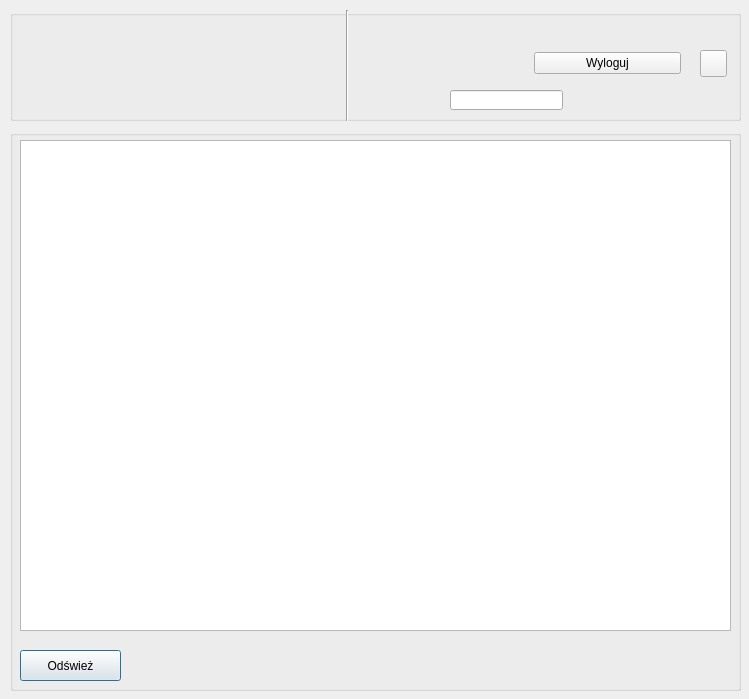
<?xml version="1.0" encoding="UTF-8"?>
<ui version="4.0">
 <class>Reservation</class>
 <widget class="QDialog" name="Reservation">
  <property name="geometry">
   <rect>
    <x>0</x>
    <y>0</y>
    <width>749</width>
    <height>699</height>
   </rect>
  </property>
  <property name="windowTitle">
   <string>Dialog</string>
  </property>
  <widget class="QGroupBox" name="groupBoxlogin">
   <property name="geometry">
    <rect>
     <x>10</x>
     <y>130</y>
     <width>731</width>
     <height>561</height>
    </rect>
   </property>
   <property name="title">
    <string/>
   </property>
   <widget class="QPushButton" name="pushButton_refresh">
    <property name="geometry">
     <rect>
      <x>10</x>
      <y>520</y>
      <width>101</width>
      <height>31</height>
     </rect>
    </property>
    <property name="text">
     <string>Odśwież</string>
    </property>
   </widget>
   <widget class="QTableView" name="tableView_reservation">
    <property name="geometry">
     <rect>
      <x>10</x>
      <y>10</y>
      <width>711</width>
      <height>491</height>
     </rect>
    </property>
   </widget>
  </widget>
  <widget class="QGroupBox" name="groupBox_menu">
   <property name="geometry">
    <rect>
     <x>10</x>
     <y>10</y>
     <width>731</width>
     <height>111</height>
    </rect>
   </property>
   <property name="title">
    <string/>
   </property>
   <widget class="QLabel" name="label_logo">
    <property name="geometry">
     <rect>
      <x>10</x>
      <y>10</y>
      <width>321</width>
      <height>91</height>
     </rect>
    </property>
    <property name="text">
     <string/>
    </property>
   </widget>
   <widget class="Line" name="line">
    <property name="geometry">
     <rect>
      <x>322</x>
      <y>0</y>
      <width>31</width>
      <height>121</height>
     </rect>
    </property>
    <property name="orientation">
     <enum>Qt::Vertical</enum>
    </property>
   </widget>
   <widget class="QPushButton" name="pushButton_back">
    <property name="geometry">
     <rect>
      <x>690</x>
      <y>40</y>
      <width>27</width>
      <height>27</height>
     </rect>
    </property>
    <property name="text">
     <string/>
    </property>
   </widget>
   <widget class="QWidget" name="layoutWidget">
    <property name="geometry">
     <rect>
      <x>370</x>
      <y>40</y>
      <width>301</width>
      <height>27</height>
     </rect>
    </property>
    <layout class="QHBoxLayout" name="horizontalLayout">
     <item>
      <widget class="QLabel" name="label_user_2">
       <property name="font">
        <font>
         <pointsize>11</pointsize>
        </font>
       </property>
       <property name="text">
        <string/>
       </property>
      </widget>
     </item>
     <item>
      <widget class="QPushButton" name="pushButton_logout">
       <property name="text">
        <string>Wyloguj</string>
       </property>
      </widget>
     </item>
    </layout>
   </widget>
   <widget class="QLineEdit" name="lineEdit">
    <property name="geometry">
     <rect>
      <x>440</x>
      <y>80</y>
      <width>113</width>
      <height>20</height>
     </rect>
    </property>
   </widget>
  </widget>
 </widget>
 <resources/>
 <connections/>
</ui>
